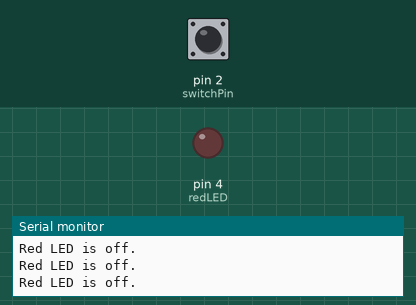
Bench run of a sketch on a simulated Arduino Uno, built with avr-gcc and run on an emulated ATmega328P. On the bench: output pins drawn as LEDs (lit = HIGH), the last lines printed to the serial monitor. The test bench sets the inputs (shaded band); at power-on: pin 2 (switchPin) LOW.

Above: at 1.2 s.
1.3 s: pin 2 (switchPin) pulled HIGH for 0.15 s
At 2.0 s:
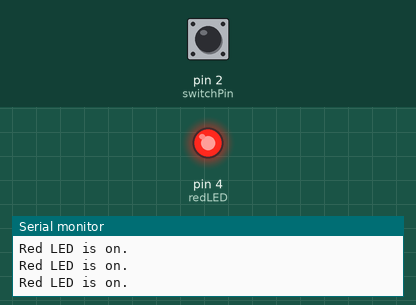
2.9 s: pin 2 (switchPin) pulled HIGH for 1 s
At 4.3 s:
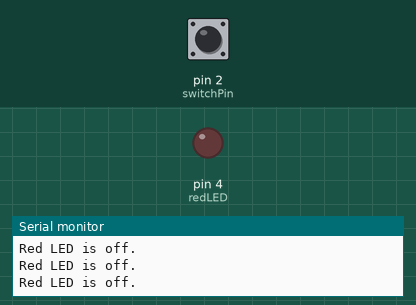
6.9 s: pin 2 (switchPin) driven HIGH
At 7.2 s:
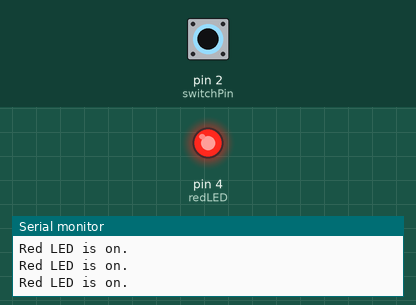
9.9 s: pin 2 (switchPin) pulsed LOW 2 times (0.12 s each, 0.3 s apart)
At 10.2 s:
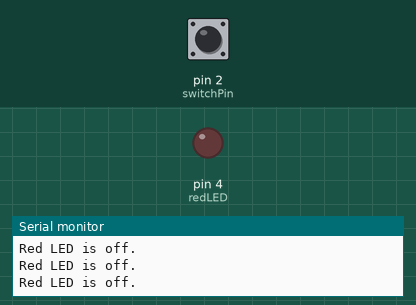
Timing chart, 0 to 12.9 s (numbered marks = the images above; inputs shaded):
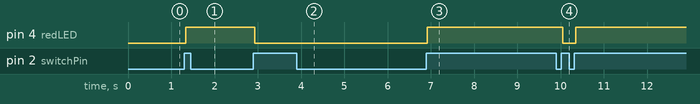

Measured:
- after the input at 1.3 s, pin 4 (redLED): LOW → HIGH at once
- after the input at 2.9 s, pin 4 (redLED): HIGH → LOW at once
- after the input at 6.9 s, pin 4 (redLED): LOW → HIGH at once
- after the input at 9.9 s, pin 4 (redLED): HIGH → LOW after 0.15 s, → HIGH 0.30 s later

The sketch:

Switch-controlling-LED.ino
```cpp
const unsigned int redLED = 4;
const unsigned int switchPin = 2;
int buttonState = 0;
int oldButtonState = LOW;
int ledState = LOW;

void setup()
{
  pinMode(switchPin, INPUT);
  pinMode(redLED, OUTPUT);
  Serial.begin(9600);
}

void loop() {
  buttonState = digitalRead(switchPin);

  if(ledState == HIGH) {
    Serial.println("Red LED is on.");
  }
  else {
    Serial.println("Red LED is off.");
  }

  if (buttonState != oldButtonState && buttonState == HIGH) {
    ledState = (ledState == LOW ? HIGH : LOW);

    digitalWrite(redLED, ledState);
    delay(50);
  }
  oldButtonState = buttonState;
}
```
